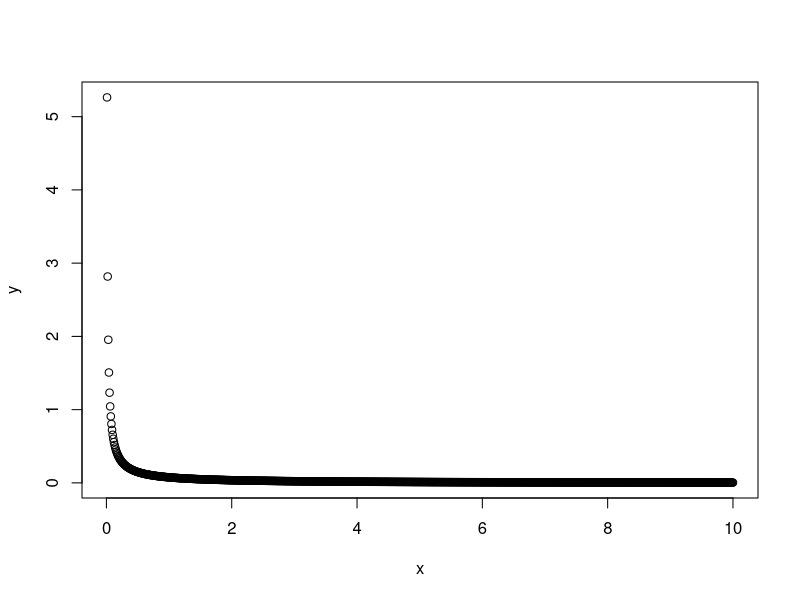
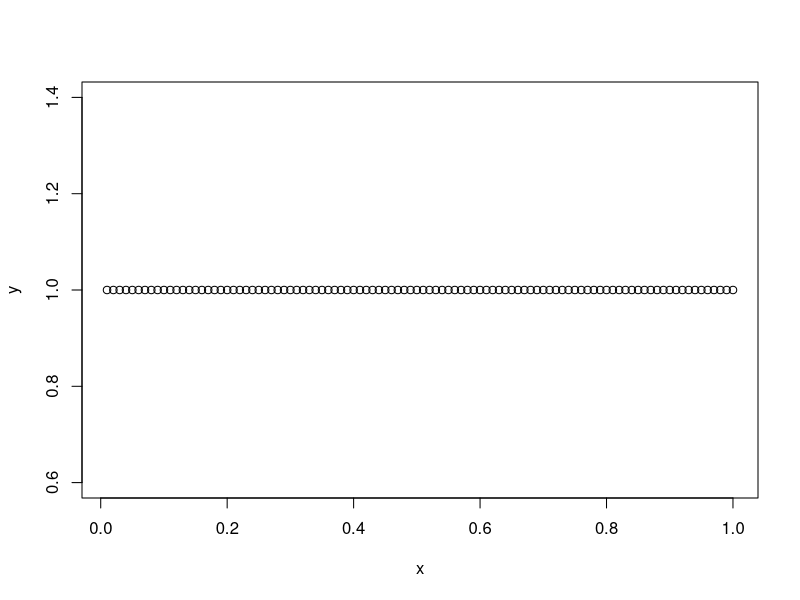

These figures' R source, in order:
## ---- chunk 1
shape <- .1
rate <- .1
x <- seq(.01,10,.01)
y <- dgamma(x, shape = shape, rate = rate)
plot(x,y)
shape/rate
## ---- chunk 2
a <- 1
b <- 1
x <- seq(.01,1,.01)
y <- dbeta(x, a,b)
plot(x,y)
